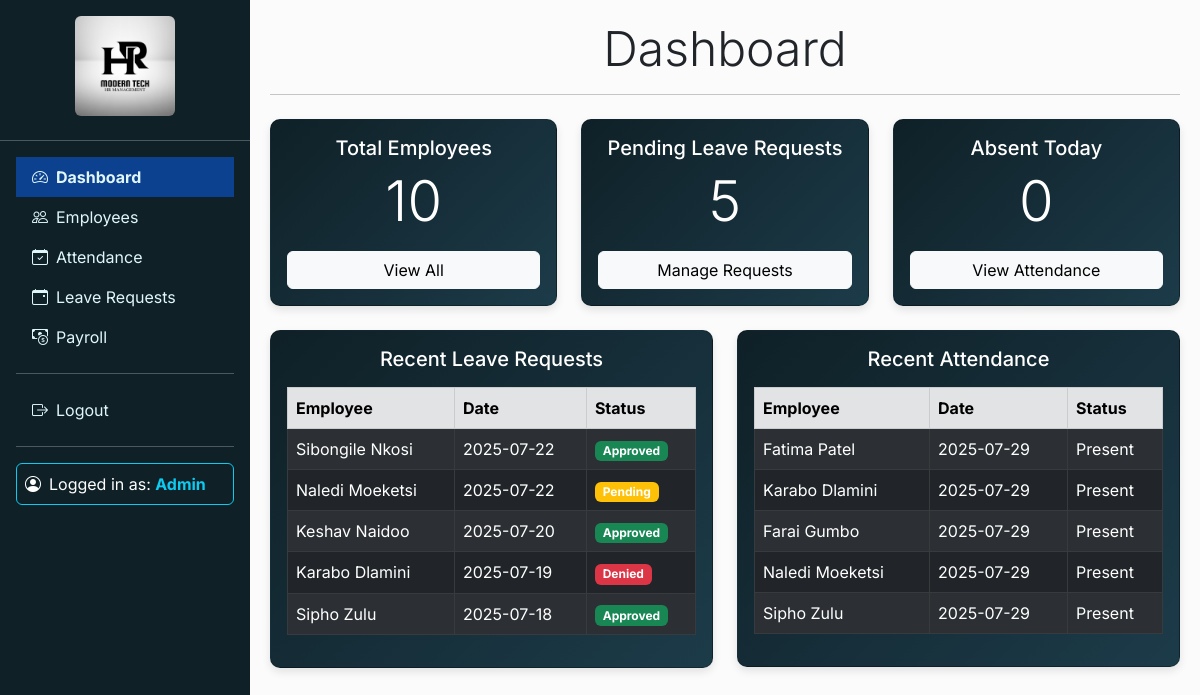
Page /dashboard.php (signed in) on the committed database.
### tables this page shows
CREATE TABLE leave_requests (
    id INT AUTO_INCREMENT PRIMARY KEY,
    employee_id INT,
    date DATE,
    reason VARCHAR(255),
    status ENUM('Approved', 'Denied', 'Pending'),
    FOREIGN KEY (employee_id) REFERENCES employees(employee_id) ON DELETE CASCADE
);

CREATE TABLE employees (
    employee_id INT AUTO_INCREMENT PRIMARY KEY,
    name VARCHAR(100) NOT NULL,
    position VARCHAR(100),
    department VARCHAR(50),
    salary DECIMAL(10,2),
    employment_history TEXT,
    contact VARCHAR(100)
);

CREATE TABLE attendance (
    id INT AUTO_INCREMENT PRIMARY KEY,
    employee_id INT,
    date DATE,
    status ENUM('Present', 'Absent'),
    FOREIGN KEY (employee_id) REFERENCES employees(employee_id) ON DELETE CASCADE
);

### dashboard.php (the view, shortened to what this page needs)
    <?php
    require_once 'db.php';
    require_once 'header.php';
    $employeeCount = $pdo->query("SELECT COUNT(*) FROM employees")->fetchColumn();
    $pendingLeave = $pdo->query("SELECT COUNT(*) FROM leave_requests WHERE status = 'Pending'")->fetchColumn();
    $absentToday = $pdo->query("SELECT COUNT(*) FROM attendance WHERE date = CURDATE() AND status = 'Absent'")->fetchColumn();
    ?>
    <h2 class="display-5 text-center mb-1">Dashboard</h2>
    <hr class="mb-2">
    <div class="row mt-4 mb-3">
        <div class="col-md-4 mb-2">
            <div class="card" style="background: linear-gradient(135deg, #0f2027, #1c3b49ff); color: #fff;">
                <div class="card-body text-center">
                    <h5 class="card-title">Total Employees</h5>
                    <p class="display-4"><?php echo $employeeCount; ?></p>
                    <a href="employees.php" class="btn btn-light w-100">View All</a>
                </div>
            </div>
        </div>
        <div class="col-md-4 mb-2">
            <div class="card" style="background: linear-gradient(135deg, #0f2027, #1c3b49ff); color: #fff;">
                <div class="card-body text-center">
                    <h5 class="card-title">Pending Leave Requests</h5>
                    <p class="display-4"><?php echo $pendingLeave; ?></p>
                    <a href="leave.php" class="btn btn-light w-100">Manage Requests</a>
                </div>
            </div>
        </div>
        <div class="col-md-4 mb-2">
            <div class="card" style="background: linear-gradient(135deg, #0f2027, #1c3b49ff); color: #fff;">
                <div class="card-body text-center">
                    <h5 class="card-title">Absent Today</h5>
                    <p class="display-4"><?php echo $absentToday; ?></p>
                    <a href="attendance.php" class="btn btn-light w-100">View Attendance</a>
                </div>
            </div>
        </div>
    </div>
<div class="bottom-table">
    <div class="row mt-2">
        <div class="col-md-6 mb-2">
            <div class="card">
                <div class="card-body">
                <h5 class="card-title text-center mb-3">Recent Leave Requests</h5>
                    <table class="table table-striped table-hover table-bordered table-dark">
                        <thead>
                            <tr class="table-secondary">
                                <th>Employee</th>
                                <th>Date</th>
                                <th>Status</th>
                            </tr>
                        </thead>
                        <tbody>
                            <?php
                            $stmt = $pdo->query("
                                SELECT l.date, l.status, e.name
                                FROM leave_requests l
                                JOIN employees e ON l.employee_id = e.employee_id
                                ORDER BY l.date DESC
                                LIMIT 5
                            ");
                            while ($row = $stmt->fetch(PDO::FETCH_ASSOC)) {
                                echo "<tr>
                                    <td>{$row['name']}</td>
                                    <td>{$row['date']}</td>
                                    <td><span class='badge bg-".($row['status'] == 'Approved' ? 'success' : ($row['status'] == 'Denied' ? 'danger' : 'warning'))."'>{$row['status']}</span></td>
                                </tr>";
                            }
                            ?>
                        </tbody>
                    </table>
                </div>
            </div>
        </div>
        <div class="col-md-6">
            <div class="card">
                <div class="card-body">
                    <h5 class="card-title text-center mb-3">Recent Attendance</h5>
                    <table class="table table-striped table-hover table-bordered table-dark">
                        <thead>
                            <tr class="table-secondary">
                                <th>Employee</th>
                                <th>Date</th>
                                <th>Status</th>
                            </tr>
                        </thead>
                        <tbody>
                            <?php
                            $stmt = $pdo->query("
                                SELECT a.date, a.status, e.name
                                FROM attendance a
                                JOIN employees e ON a.employee_id = e.employee_id
                                ORDER BY a.date DESC
                                LIMIT 5
                            ");
                            while ($row = $stmt->fetch(PDO::FETCH_ASSOC)) {
                                echo "<tr>
                                    <td>{$row['name']}</td>
                                    <td>{$row['date']}</td>
                                    <td class='".($row['status'] == 'Present' ? 'attendance-present' : 'attendance-absent')."'>{$row['status']}</td>
                                </tr>";
                            }
                            ?>
                        </tbody>
                    </table>
                </div>
            </div>
        </div>
    </div>
</div>
    <?php require_once 'footer.php'; ?>

### header.php (shortened to what this page needs)
<!DOCTYPE html>
<html lang="en">
<head>
  <link href="https://cdn.jsdelivr.net/npm/bootstrap@5.3.0/dist/css/bootstrap.min.css" rel="stylesheet">
  <link rel="stylesheet" href="https://cdn.jsdelivr.net/npm/bootstrap-icons@1.10.0/font/bootstrap-icons.css">
  <link rel="stylesheet" href="https://cdnjs.cloudflare.com/ajax/libs/font-awesome/6.0.0-beta3/css/all.min.css">
</head>
<body>
  <nav class="sidebar">
    <div class="text-center mb-4">
      <img src="images/logo-2.png" alt="Logo" class="img-fluid rounded" style="max-width: 100px;">
    </div>
    <hr class="my-3 text-white">
    <ul class="nav flex-column px-3">
      <li class="nav-item">
        <a class="nav-link <?= basename($_SERVER['PHP_SELF']) == 'dashboard.php' ? 'active' : '' ?>" href="dashboard.php">
          <i class="bi bi-speedometer2 me-2"></i>Dashboard</a>
      </li>
      <li class="nav-item">
        <a class="nav-link <?= basename($_SERVER['PHP_SELF']) == 'employees.php' ? 'active' : '' ?>" href="employees.php">
          <i class="bi bi-people me-2"></i>Employees</a>
      </li>
      <li class="nav-item">
        <a class="nav-link <?= basename($_SERVER['PHP_SELF']) == 'attendance.php' ? 'active' : '' ?>" href="attendance.php">
          <i class="bi bi-calendar-check me-2"></i>Attendance</a>
      </li>
      <li class="nav-item">
        <a class="nav-link <?= basename($_SERVER['PHP_SELF']) == 'leave.php' ? 'active' : '' ?>" href="leave.php">
          <i class="bi bi-calendar-event me-2"></i>Leave Requests</a>
      </li>
      <li class="nav-item">
        <a class="nav-link <?= basename($_SERVER['PHP_SELF']) == 'payroll.php' ? 'active' : '' ?>" href="payroll.php">
          <i class="bi bi-cash-coin me-2"></i>Payroll</a>
      </li>
      <hr class="my-3 text-white">
      <li class="nav-item">
        <a class="nav-link" href="logout.php">
          <i class="bi bi-box-arrow-right me-2"></i>Logout</a>
      </li>
    </ul>
    <hr class="my-3 text-white mx-3">
    <div class="admin p-2 text-white border border-info mx-3 mb-3 rounded mt-3">
      <i class="bi bi-person-circle me-2"></i>Logged in as: <strong class="text-info">Admin</strong>
    </div>
  </nav>
  <div class="main-content">

### footer.php (shortened to what this page needs)
            </div>
</body>
</html>

### header.php (style rules this page uses)
body { margin: 0; padding: 0; overflow-x: hidden; font-family: 'Inter', sans-serif; }
.sidebar { width: 250px; height: 100vh; position: fixed; top: 0; left: 0; background-color: #0f2027; padding-top: 1rem; overflow-y: auto; z-index: 1030; overflow: hidden; }
.main-content { margin-left: 250px; padding: 20px; background-color: #fbfbfb; min-height: 100vh; }
.sidebar .nav-link { color: #e0f7fa; }
.sidebar .nav-link.active { background-color: #0c4190; font-weight: bold; }
.attendance-present { color: green; }
strong { font-weight: 700; }

### dashboard.php (style rules this page uses)
.card { border-radius: 10px; box-shadow: 0 4px 8px rgba(0, 0, 0, 0.1); background: linear-gradient(135deg, #0f2027, #1c3b49ff); color: #fff; }
.bottom-table { margin-top: 1px; }

### rows in the picture
leave_requests: employee.name "Sibongile Nkosi", date "2025-07-22", status "Approved"
leave_requests: employee.name "Naledi Moeketsi", date "2025-07-22", status "Pending"
leave_requests: employee.name "Keshav Naidoo", date "2025-07-20", status "Approved"
leave_requests: employee.name "Karabo Dlamini", date "2025-07-19", status "Denied"
leave_requests: employee.name "Sipho Zulu", date "2025-07-18", status "Approved"
attendance: employee.name "Fatima Patel", date "2025-07-29", status "Present"
attendance: employee.name "Karabo Dlamini", date "2025-07-29", status "Present"
attendance: employee.name "Farai Gumbo", date "2025-07-29", status "Present"
attendance: employee.name "Naledi Moeketsi", date "2025-07-29", status "Present"
attendance: employee.name "Sipho Zulu", date "2025-07-29", status "Present"

### other values in the picture
$employeeCount "10"
$pendingLeave "5"
$absentToday "0"
